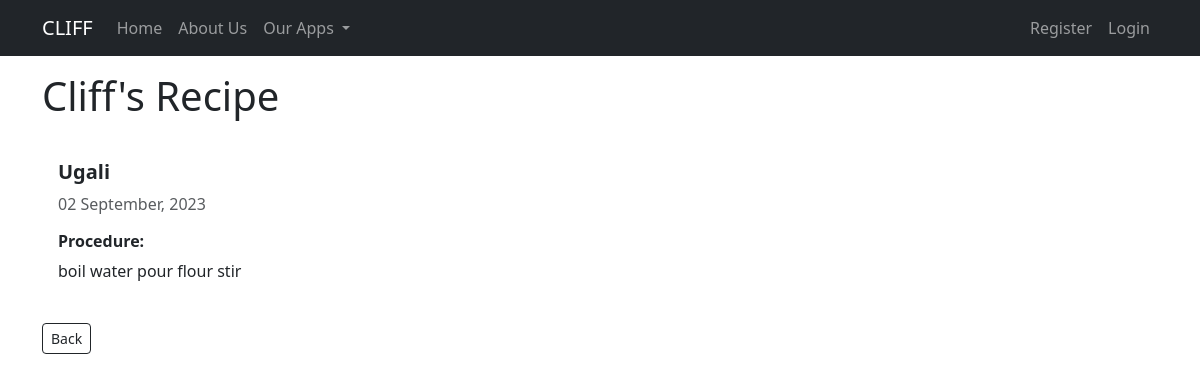
Page /recipe/2/ on the earlier database version.
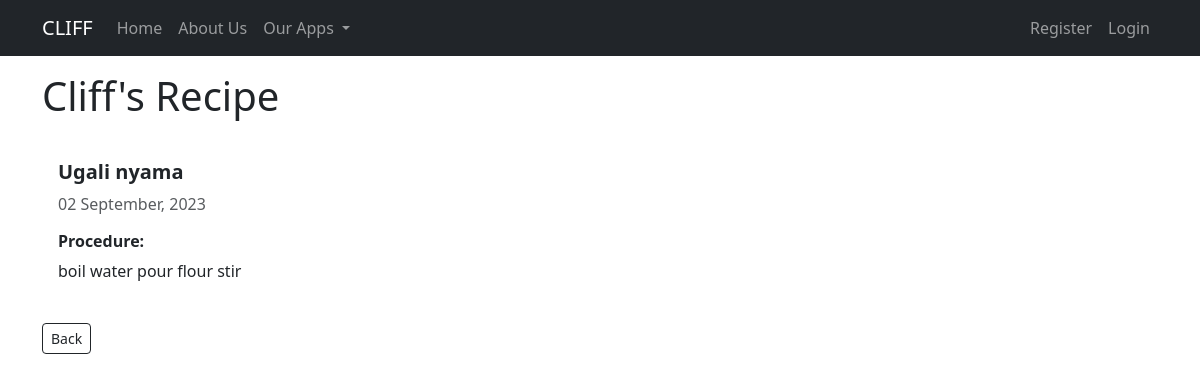
Same page on the later database version.
### recipes/models.py (models this page shows, shortened)
class Recipe(models.Model):
    title = models.CharField(max_length=100)
    procedure = models.TextField(max_length=100)
    author = models.ForeignKey(User, on_delete = models.SET_DEFAULT, blank=True, default='none')
    created_at = models.DateTimeField(auto_now_add=True)
    updated_at = models.DateTimeField(auto_now=True)

### recipes/views.py (the view)
# urls.py: path('recipe/<int:pk>/', views.RecipeDetailView.as_view(), name="recipes-detail"),
class RecipeDetailView(DetailView):
    model = models.Recipe

### recipes/templates/recipes/recipe_detail.html
{% extends 'base.html' %}
{% block content %}
    <h1>{{ object.author|capfirst }}'s Recipe </h1>
        <div class="card my-4" style="width: 100%; border: none">
            <div class="card-body">
                <div class="d-inline">
                    <h5 class="card-title"><strong>{{ object.title }}</strong></h5>
                    <p class="text-body-secondary">{{ object.created_at|date:"d F, Y" }}</p>
                </div>
                 <h6><strong> Procedure: </strong></h6>
                <p class="card-text">{{ object.procedure }}</p>
            </div>
        </div>
        {% if object.author == user or user.is_staff %}
            <div class="col-4">
                <a class="btn btn-info btn-sm" href="{% url 'recipes-update' object.id %}">Update</a>
                <a class="btn btn-default btn-sm" href="{% url 'recipes' %}">Back</a>
            </div>
        {% else %}
            <div class="col-4">
                <a class="btn btn-outline-dark btn-sm" href="{% url 'recipes' %}">Back</a>
            </div>
        {% endif %}
{% endblock %}

Differences in the rows shown:
changed Recipe "boil water pour flour stir": title "Ugali" → "Ugali nyama"
